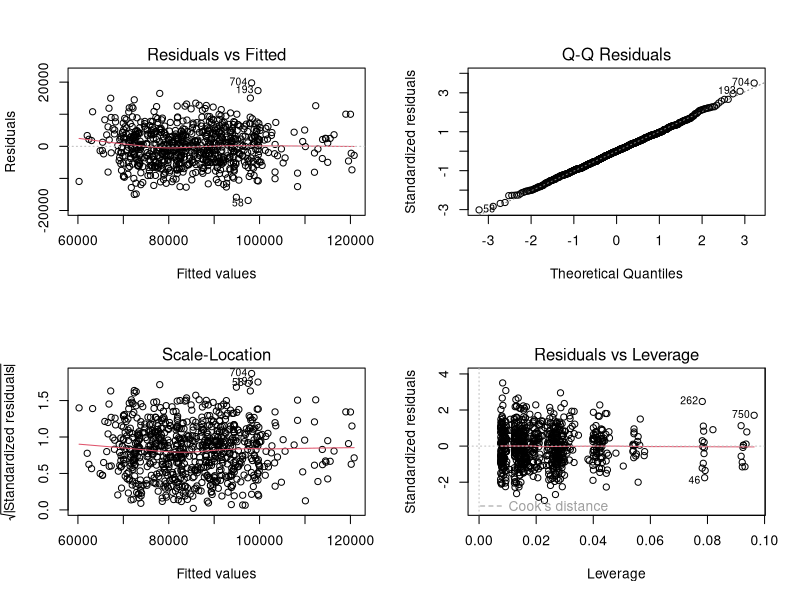

Recreate this plot in R.
library(tidyverse)
library(car)

sal_df<- vroom::vroom('Salary.csv')

sal_df <- sal_df |>
  mutate(
    MajorCategory = factor(MajorCategory),
    Sex = factor(Sex)
  )

sal_lm<-lm(Salary~ .,sal_df)



summary(sal_lm)

par(mfrow = c(2,2))
plot(sal_lm)




  